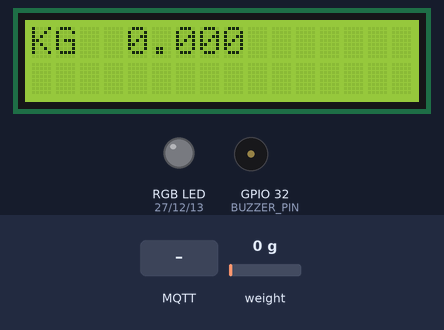
This sketch was run on a simulated ESP32. Shown: 16×2 character LCD, an RGB LED mixed from three pins (HIGH = lit), buzzer (waves = sounding, pin HIGH). The inputs (shaded band) are chosen by the test bench; at power-on: weight on the scale 0 g. WiFi joins after 1.5 s; servers stay silent unless stated; no MQTT or app messages arrive unless stated; what the sketch prints to the serial monitor is not drawn.

Above: at 5.3 s.
5.4 s: MQTT message "write" arrives on the first subscribed topic
At 9.7 s:
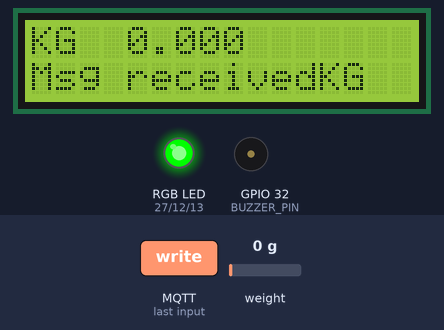
10.0 s: weight on the scale set to 97 g
At 12.3 s:
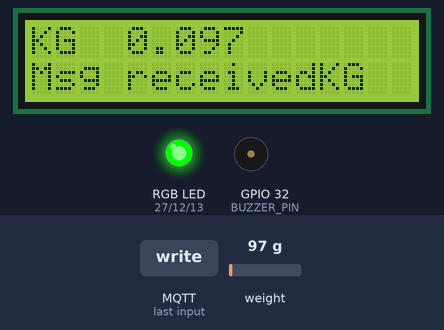
12.7 s: weight on the scale set to 108 g
At 14.7 s:
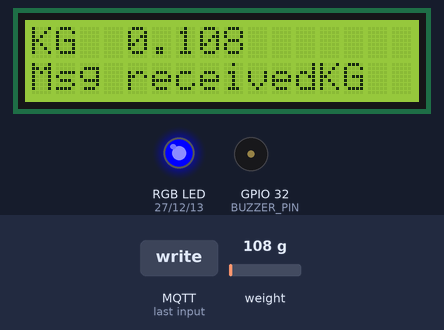
15.3 s: MQTT message "clear" arrives on the first subscribed topic
At 16.2 s:
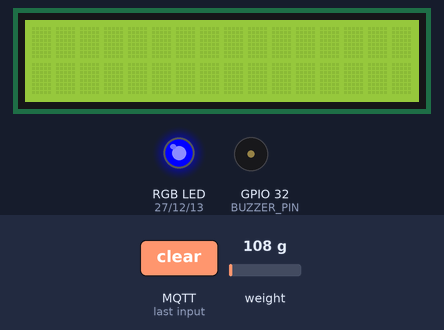
17.9 s: weight on the scale set to 1250 g
At 19.8 s:
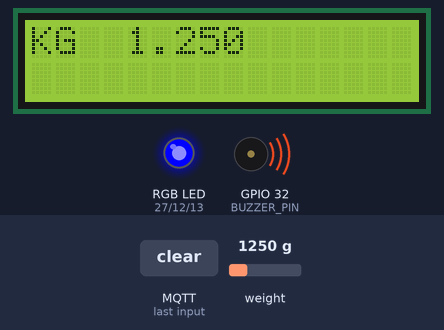
21.0 s: weight on the scale set to 100 g
At 23.4 s:
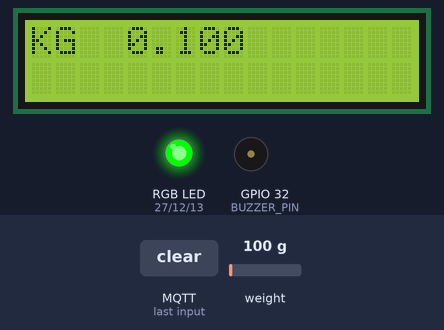
Timing chart, 0 to 24.6 s (numbered marks = the images above; inputs shaded):
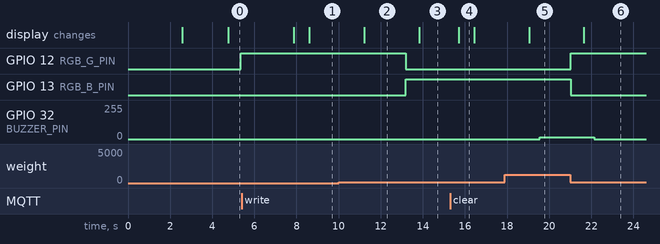

The sketch:

Spirint_3.ino
```cpp
#include <WiFi.h>
#include <PubSubClient.h>
#include <LiquidCrystal_I2C.h>
#include <HX711.h>
#include <Arduino.h>
#include <PubSubClient.h>

// Definições para a conexão WiFi
#define SSID "Inteli-COLLEGE"
#define PASSWORD "QazWsx@123"

// Configurações de conexão ao Broker MQTT
#define MQTT_ID "VoltzBanana"
#define MQTT_BROKER "broker.hivemq.com"
#define MQTT_PORT 1883
#define MQTT_TOPIC "esp32Voltz/test/"

// Configurações da balança
#define DATA_PIN 25
#define CLOCK_PIN 33
#define TARE_BUTTON_PIN 18
#define RGB_R_PIN 27
#define RGB_G_PIN 12
#define RGB_B_PIN 13
#define BUZZER_PIN 32

// Arrays de pinos para dispositivos de entrada e saída
const int outPutDevices[4] = { 27, 12, 13, 32 };
const int inPutDevices[5] = { 19, 18, 17, 16, 15 };

float weight;
char *topicValue;
int state;

LiquidCrystal_I2C lcd(0x27, 16, 2);
HX711 scale;

// Client de Rede
WiFiClient espClient;

// Cliente MQTT
PubSubClient MQTT(espClient);

// Protótipos de funções
void initPins();
void setupMQTT();
void setupWiFi(char *ssid, char *password);
void setUpHX711(byte dataPin, byte clockPin);
void setUpLCD();
float getWeight();
void showResult(float input);
void alerts();
void LCD_callback(char *topic, byte *payload, unsigned int length);

void initPins() {
  // Configuração dos pinos de saída
  for (int i = 0; i < 4; i++) {
    pinMode(outPutDevices[i], OUTPUT);
  }

  // Configuração dos pinos de entrada com resistores de pull-down
  for (int i = 0; i < 5; i++) {
    pinMode(inPutDevices[i], INPUT_PULLDOWN);
  }

  pinMode(18, INPUT_PULLDOWN);  // Botão de tara da balança
}

void setupWiFi() {
  // Verifica se já está conectado à WiFi
  if (WiFi.status() == WL_CONNECTED) {
    return;
  } else {
    // Conecta ao WiFi
    Serial.println();
    Serial.print("Connecting to ");
    Serial.println(SSID);

    WiFi.begin(SSID, PASSWORD);

    // Aguarda a conexão
    while (WiFi.status() != WL_CONNECTED) {
      delay(500);
      Serial.print(".");
    }

    // Imprime informações da conexão no monitor serial
    Serial.println("");
    Serial.println("WiFi connected");
    Serial.println("IP Address:");
    Serial.println(WiFi.localIP());
  }
}

void setupMQTT() {
  // Configura a conexão ao Broker MQTT
  MQTT.setServer(MQTT_BROKER, MQTT_PORT);
  MQTT.setCallback(LCD_callback);

  // Conecta ao Broker MQTT
  while (!MQTT.connected()) {
    Serial.print("- MQTT Setup: Trying to connect to MQTT Broker: ");
    Serial.println(MQTT_BROKER);

    if (MQTT.connect(MQTT_ID)) {
      Serial.println("- MQTT Setup: Successfully connected");
      MQTT.subscribe(MQTT_TOPIC);
    } else {
      Serial.println("- MQTT Setup: Failed to connect, trying again in 2s");
      delay(2000);
    }
  }
}

void setUpHX711(byte dataPin, byte clockPin) {
  // Aguarda até que a célula de carga esteja conectada
  while (!scale.is_ready()) {
    Serial.println("Sensor not connected");
  }

  // Inicializa a célula de carga
  scale.begin(dataPin, clockPin);

  Serial.println("Sensor connected");

  scale.set_scale(-212097.487876);  // Configuração da escala da balança

  delay(1500);
  scale.tare();  // Zera a balança
  Serial.println("Scale Zeroed");
}

void setUpLCD() {
  // Função de inicialização do LCD (se necessário)
}

void setup(void) {
  Serial.begin(115200);

  initPins();

  setUpHX711(DATA_PIN, CLOCK_PIN);

  lcd.init();
  lcd.backlight();

  setupWiFi();

  setupMQTT();

  // Publica *on* no tópico para iniciar com o LED aceso
  MQTT.publish(MQTT_TOPIC, "SCD iniciado");
}

void loop(void) {
  weight = getWeight();
  char topLength[15];

  topicValue = dtostrf(weight, 5, 2, topLength);

  // Publica o peso no tópico MQTT
  MQTT.publish(MQTT_TOPIC, topicValue);
  MQTT.loop();

  // Verifica alertas
  alerts();

  delay(250);  // Delay para estabilidade do loop
}

void LCD_callback(char *topic, byte *payload, unsigned int length) {
  String msg;
  Serial.print("- MQTT Callback Topic: ");
  Serial.println(topic);

  // Obtém a string do payload recebido
  for (int i = 0; i < length; i++) {
    char c = (char)payload[i];
    msg += c;
  }

  // Verifica mensagens recebidas e realiza ações correspondentes
  if (msg.equals("write")) {
    lcd.setCursor(0, 1);
    lcd.print("Msg received");
    Serial.println("- MQTT Sub Conn: *write* Received");
  } else if (msg.equals("clear")) {
    lcd.clear();
    Serial.println("- MQTT Sub Conn: *clear* Received");
  }

  Serial.println();
  Serial.println("-----------------------");
}

float getWeight() {
  float medida = scale.get_units(5);  // Média de 5 leituras do sensor
  scale.power_down();                 // Desliga o sensor
  delay(100);                         // Aguarda 0,1 segundo
  scale.power_up();                   // Liga o sensor

  Serial.print("   Kg");
  Serial.println(medida, 5);  // Imprime o peso com 5 casas decimais
  delay(20);                  // Aguarda 0,02 segundos

  // Atualiza o LCD com o resultado do peso
  showResult(medida);

  return medida;
}

void showResult(float input) {
  lcd.print("KG  ");  // Imprime "KG" e o valor do peso com 5 casas decimais
  lcd.print(input, 3);
  lcd.setCursor(0, 0);  // Configura o cursor para a linha 1, início à esquerda e fim à direita
  delay(500);           // Delay para estabilidade da exibição
}

void alerts() {
  // Exibe o status da conexão WiFi no monitor serial
  Serial.println(WiFi.status());

  // Enumeração para estados possíveis
  enum espState {
    Iddle,
    WiFiDisconnected,
    SensorDisconnected,
    AllDisconnected
  };

  // Lê o valor do sensor
  long leitura = scale.read();
  Serial.println(leitura);

  // Verifica o estado e toma ações correspondentes
  if (leitura <= -22000) {
    Serial.println("Sensor Disconnected");
    state = SensorDisconnected;
  } else if (WiFi.status() == 1) {
    state = WiFiDisconnected;
    Serial.println("WiFi Disconnected");
    WiFi.reconnect();
  } else if (WiFi.status() == WL_CONNECTION_LOST && scale.is_ready() == true) {
    state = AllDisconnected;
  } else {
    state = Iddle;
  }

  // Atualiza LEDs e buzzer com base no estado
  if (state == 0) {
    analogWrite(RGB_G_PIN, 255);
    analogWrite(RGB_R_PIN, 0);
    analogWrite(RGB_B_PIN, 0);
  } else if (state == 1) {
    analogWrite(RGB_G_PIN, 255);
    analogWrite(RGB_R_PIN, 220);
    analogWrite(RGB_B_PIN, 0);
  } else if (state == 2) {
    analogWrite(RGB_B_PIN, 255);
    analogWrite(RGB_R_PIN, 0);
    analogWrite(RGB_G_PIN, 0);
  } else if (state == 3) {
    analogWrite(RGB_R_PIN, 255);
    analogWrite(RGB_G_PIN, 0);
    analogWrite(RGB_B_PIN, 0);
  } else {
    analogWrite(RGB_R_PIN, 255);
    delay(250);
    analogWrite(RGB_R_PIN, 0);
    delay(250);
  }

  // Aciona o buzzer se o peso for maior ou igual a 0.5
  if (getWeight() >= 0.5) {
    analogWrite(BUZZER_PIN, 15);
  } else {
    analogWrite(BUZZER_PIN, 0);
  }
}
```

Measured:
- the behaviour switches between 103 and 104 g on weight on the scale (found by bisection; images 2 and 3)
- after the input at 5.4 s, the display: first changes after 2.5 s (image 1 shows a later state)
- after the input at 10.0 s, the display: changes after 1.2 s (image 2)
- after the input at 12.7 s, GPIO 12 (RGB_G_PIN): HIGH → LOW after 0.49 s; GPIO 13 (RGB_B_PIN): LOW → HIGH after 0.49 s; the display: changes after 1.1 s (image 3)
- after the input at 15.3 s, the display: changes after 0.41 s (image 4)
- after the input at 17.9 s, GPIO 32 (BUZZER_PIN): 0/255 → 15/255 after 1.6 s; the display: changes after 1.1 s (image 5)
- after the input at 21.0 s, GPIO 12 (RGB_G_PIN): LOW → HIGH at once; GPIO 13 (RGB_B_PIN): HIGH → LOW at once; GPIO 32 (BUZZER_PIN): 15/255 → 0/255 after 1.2 s; the display: changes after 0.65 s (image 6)
